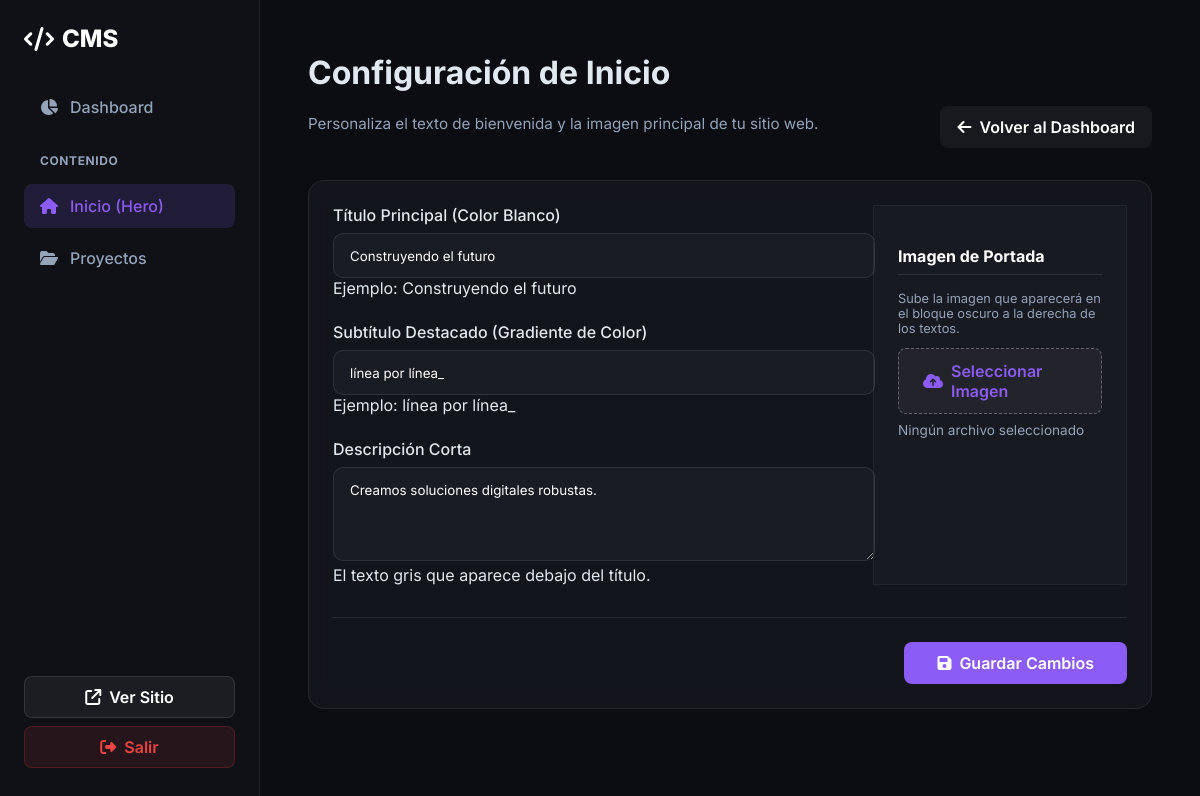
Screenshot of /panel/configuracion-inicio/ (signed in) with the database file from the repository.
### core/models.py (models this page shows, shortened)
class HomePageConfig(models.Model):
    titulo_principal = models.CharField(max_length=200, default='Construyendo el futuro')
    subtitulo_destacado = models.CharField(max_length=200, default='línea por línea_')
    descripcion = models.TextField(default='Creamos soluciones digitales robustas.')
    imagen_hero = models.ImageField(upload_to='core/', blank=True, null=True)
    @classmethod
    def get_solo(cls):
        obj, created = cls.objects.get_or_create(pk=1)
        return obj
    class Meta:
        verbose_name = 'Configuración de Inicio'
        verbose_name_plural = 'Configuración de Inicio'

### panel/views.py (the view)
# urls.py: path('configuracion-inicio/', PanelHomeConfigView.as_view(), name='home_config'),
class PanelHomeConfigView(StaffRequiredMixin, UpdateView):
    model = HomePageConfig
    form_class = HomePageConfigForm
    template_name = 'panel/home_config.html'
    success_url = reverse_lazy('panel:dashboard')
    def get_object(self, queryset=None):
        return HomePageConfig.get_solo()
    def get_context_data(self, **kwargs):
        context = super().get_context_data(**kwargs)
        context['title'] = 'Configuración de Inicio'
        return context

### panel/forms.py (shortened to what this page needs)
class HomePageConfigForm(forms.ModelForm):
    clear_imagen_hero = forms.BooleanField(required=False, initial=False)
    class Meta:
        model = HomePageConfig
        fields = ['titulo_principal', 'subtitulo_destacado', 'descripcion', 'imagen_hero']
        widgets = {
            'titulo_principal': forms.TextInput(attrs={'class': 'form-control', 'placeholder': 'Ej. Construyendo el futuro'}),
            'subtitulo_destacado': forms.TextInput(attrs={'class': 'form-control', 'placeholder': 'Ej. línea por línea_'}),
            'descripcion': forms.Textarea(attrs={'class': 'form-control', 'rows': 4, 'placeholder': 'Breve descripción de los servicios...'}),
            'imagen_hero': forms.ClearableFileInput(attrs={'class': 'form-control-file'}),
        }

### panel/views.py (called while the page is built)
    def test_func(self):
        return self.request.user.is_staff

### templates/panel/home_config.html (shortened to what this page needs)
{% extends 'panel/base_panel.html' %}
{% block content %}
<div style="max-width: 1200px; margin: 0 auto; width: 100%;">
    <div style="display: flex; justify-content: space-between; align-items: flex-end; margin-bottom: 2rem;">
        <div>
            <h1 class="panel-page-title">{{ title }}</h1>
            <p style="color: var(--panel-text-muted); font-size: 0.95rem; margin-top: 0.25rem;">Personaliza el texto de bienvenida y la imagen principal de tu sitio web.</p>
        </div>
        <a href="{% url 'panel:dashboard' %}" class="btn-panel" style="background: rgba(255,255,255,0.05); color: #fff;">
            <i class="fa-solid fa-arrow-left"></i> Volver al Dashboard
        </a>
    </div>
    <div class="panel-card">
        <form id="config-form" method="post" enctype="multipart/form-data">
            <div style="display: grid; grid-template-columns: 2fr 1fr; gap: 2rem; margin-bottom: 2rem;">
                <div style="display: flex; flex-direction: column; gap: 1.5rem;">
                    <div>
                        <label class="form-label">Título Principal (Color Blanco)</label>
                        {{ form.titulo_principal }}
                        <div class="form-hint">Ejemplo: Construyendo el futuro</div>
                    </div>
                    <div>
                        <label class="form-label">Subtítulo Destacado (Gradiente de Color)</label>
                        {{ form.subtitulo_destacado }}
                        <div class="form-hint">Ejemplo: línea por línea_</div>
                    </div>
                    <div>
                        <label class="form-label">Descripción Corta</label>
                        {{ form.descripcion }}
                        <div class="form-hint">El texto gris que aparece debajo del título.</div>
                    </div>
                </div>
                <div style="background: rgba(255,255,255,0.02); border: 1px solid rgba(255,255,255,0.05); border-radius: var(--radius-lg); padding: 1.5rem;">
                    <h3 style="font-size: 1rem; margin-bottom: 1rem; color: #fff; border-bottom: 1px solid rgba(255,255,255,0.1); padding-bottom: 0.5rem;">Imagen de Portada</h3>
                    <div>
                        <p style="font-size: 0.8rem; color: var(--panel-text-muted); margin-top: 0; margin-bottom: 0.75rem;">Sube la imagen que aparecerá en el bloque oscuro a la derecha de los textos.</p>
                        <label class="custom-file-upload">
                            <i class="fa-solid fa-cloud-arrow-up"></i> Seleccionar Imagen
                        </label>
                        <div id="file-name-display" class="file-name-display">Ningún archivo seleccionado</div>
                    </div>
                </div>
            </div>
            <div style="border-top: 1px solid rgba(255,255,255,0.1); padding-top: 1.5rem; display: flex; justify-content: flex-end;">
                <button type="submit" class="btn-panel btn-panel-primary" style="font-size: 1rem; padding: 0.75rem 2rem;">
                    <i class="fa-solid fa-save"></i> Guardar Cambios
                </button>
            </div>
        </form>
    </div>
</div>
{% endblock %}

### static/css/panel.css (style rules this page uses)
:root { --panel-bg: #0b0d12; --panel-sidebar: rgba(17, 19, 26, 0.8); --panel-surface: rgba(25, 28, 36, 0.6); --panel-border: rgba(255, 255, 255, 0.08); --panel-text: #e2e8f0; --panel-text-muted: #94a3b8; --panel-accent: #8b5cf6; --panel-accent-hover: #7c3aed; --panel-danger: #ef4444; }
body.panel-mode { background-color: var(--panel-bg); color: var(--panel-text); margin: 0; font-family: 'Inter', system-ui, sans-serif; display: flex; min-height: 100vh; }
.panel-card { background: var(--panel-surface); backdrop-filter: blur(12px); border: 1px solid var(--panel-border); border-radius: 16px; padding: 1.5rem; margin-bottom: 1.5rem; }
.form-label { display: block; margin-bottom: 0.5rem; font-weight: 500; color: var(--panel-text); }
.form-control, .form-control-file { width: 100%; padding: 0.75rem 1rem; background: rgba(0, 0, 0, 0.2); border: 1px solid var(--panel-border); border-radius: 8px; color: #fff; font-family: inherit; transition: border-color 0.2s, box-shadow 0.2s; }
.btn-panel { display: inline-flex; align-items: center; gap: 0.5rem; padding: 0.5rem 1rem; border-radius: 8px; font-weight: 600; cursor: pointer; text-decoration: none; transition: all 0.2s; border: 1px solid transparent; font-family: inherit; font-size: 1rem; box-sizing: border-box; height: 42px; }
.btn-panel-primary { background: var(--panel-accent); color: #fff; }
.form-control, .form-control-file { background: rgba(255, 255, 255, 0.03); border: 1px solid rgba(255, 255, 255, 0.1); border-radius: 10px; padding: 0.85rem 1rem; transition: all 0.25s ease; }
.custom-file-upload { display: inline-flex; align-items: center; gap: 0.5rem; padding: 0.75rem 1.5rem; background: rgba(255, 255, 255, 0.05); border: 1px dashed rgba(255, 255, 255, 0.3); border-radius: 8px; cursor: pointer; color: var(--panel-accent); font-weight: 600; transition: all 0.2s; }
.file-name-display { margin-top: 0.5rem; font-size: 0.85rem; color: var(--panel-text-muted); }

### rows the page displays
HomePageConfig: titulo_principal "Construyendo el futuro", subtitulo_destacado "línea por línea_", descripcion "Creamos soluciones digitales robustas."

### other values shown
{{ title }} "Configuración de Inicio"
